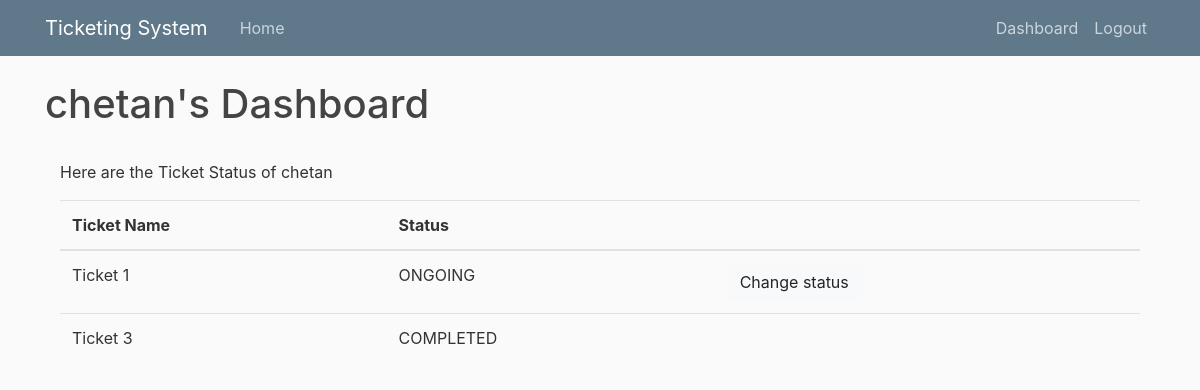
Before: /dashboard/ (signed in) with the older database file.
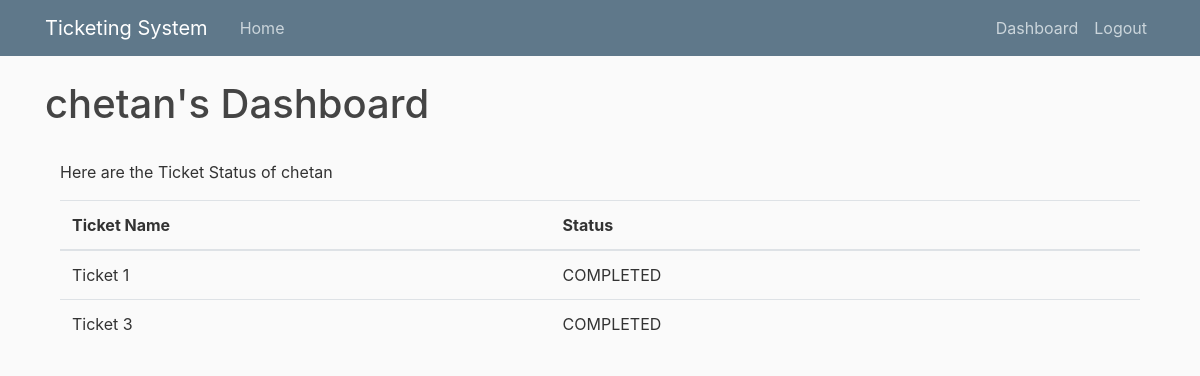
After: the same page with the newer database file.
### Tickets/models.py (models this page shows, shortened)
class Ticket(models.Model):
    name = models.CharField(max_length=255, unique=True)
    description = models.TextField()
    assigned_to = models.ForeignKey(User, on_delete=models.DO_NOTHING)
    created_at = models.DateTimeField(auto_now_add=True)
    updated_at = models.DateTimeField(auto_now=True)
    status = models.IntegerField(default=0, choices=STATUS_CHOICES)
    attachment = models.ImageField(upload_to='photos/%Y/%m/%d/', blank=True)
    class Meta:
        db_table = "tickets"

### Users/views.py (the view)
# urls.py: path('dashboard/', views.dashboard, name='dashboard'),
@login_required()
def dashboard(request):
    user_status = Ticket.objects.filter(assigned_to=request.user.id)
    context = {
        'tickets': user_status
    }
    return render(request, 'Users/dashboard.html', context)

### Users/templates/Users/dashboard.html
{% extends 'Users/base.html' %}
{% load crispy_forms_tags %}
{% block content %}
	<h1>{{ user.username }}'s Dashboard</h1>
	<section id="dashboard" class="py-4">
    <div class="container">
      <div class="row">
        <div class="col-md-12">
          {% if tickets %}
            <p>Here are the Ticket Status of {{ user.username }}</p>
            <table class="table">
              <thead>
                <tr>
                  <th scope="col">Ticket Name</th>
                  <th scope="col">Status</th>
                  <th></th>
                </tr>
              </thead>
              <tbody>
                {% for ticket in tickets %}
                  <tr>
                    <td>{{ ticket.name }}</td>
                      {% if ticket.status == 0 %}
	                    <td>Draft</td>
	                  {% elif ticket.status == 1 %}
	                    <td>ONGOING</td>
	                  {% elif ticket.status == 2 %}
	                    <td>COMPLETED</td>
	                  {% endif %}
                    <td>
	                  {% if ticket.status == 1 %}
                        <a class="btn btn-light" href="/status_change/{{ticket.id}}/">Change status</a>
	                  {% endif %}
                    </td>
                  </tr>
                {% endfor %}
              </tbody>
            </table>
          {% else %}
            <p>You have not made any inquiries</p>
          {% endif %}
        </div>
      </div>
    </div>
  </section>
{% endblock content %}

### Users/templates/Users/base.html (shortened to what this page needs)
{% load static %}
<!DOCTYPE html>
<html>
<head>
    <link rel="stylesheet" href="https://maxcdn.bootstrapcdn.com/bootstrap/4.0.0/css/bootstrap.min.css">
    <link rel="stylesheet" type="text/css" href="{% static 'Users/main.css' %}">
</head>
<body>
    <header class="site-header">
      <nav class="navbar navbar-expand-md navbar-dark bg-steel fixed-top">
        <div class="container">
          <a class="navbar-brand mr-4" href="{% url 'home' %}">Ticketing System</a>
          <div class="collapse navbar-collapse" id="navbarToggle">
            <div class="navbar-nav mr-auto">
              <a class="nav-item nav-link" href="{% url 'home' %}">Home</a>
            </div>
            <div class="navbar-nav">
              {% if user.is_authenticated %}
                <a class="nav-item nav-link" href="{% url 'dashboard' %}">Dashboard</a>
                <a class="nav-item nav-link" href="{% url 'logout' %}">Logout</a>
              {% else %}
                <a class="nav-item nav-link" href="{% url 'login' %}">Login</a>
                <a class="nav-item nav-link" href="{% url 'register' %}">Register</a>
              {% endif %}
            </div>
          </div>
        </div>
      </nav>
    </header>
    <main role="main" class="container">
      <div class="row">
        <div class="col-md-12">
          {% block content %}{% endblock %}
        </div>
      </div>
    </main>
</body>
</html>

### Users/static/Users/main.css (style rules this page uses)
body { background: #fafafa; color: #333333; margin-top: 5rem; }
h1, h2, h3, h4, h5, h6 { color: #444444; }
.bg-steel { background-color: #5f788a; }
.site-header .navbar-nav .nav-link { color: #cbd5db; }

Changed rows visible on the page:
changed Ticket "Ticket 1": status "ONGOING Change status" → "COMPLETED"
